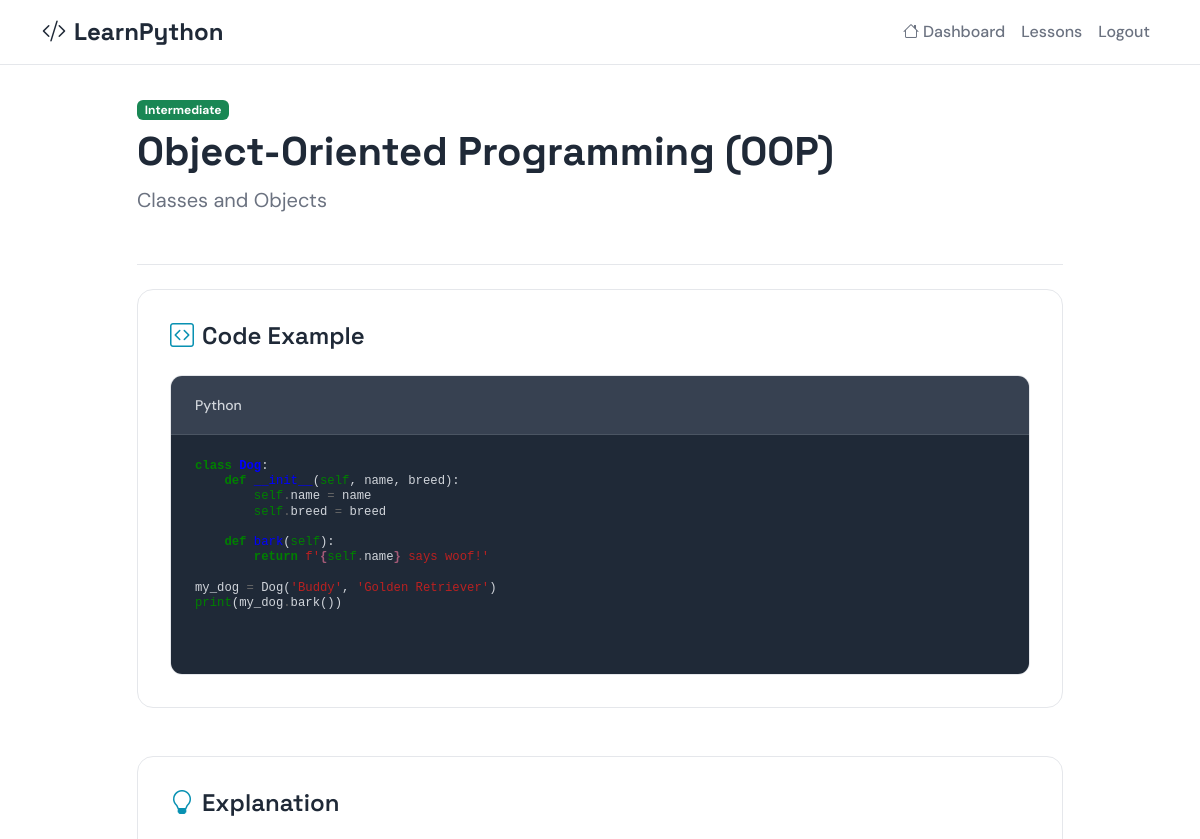
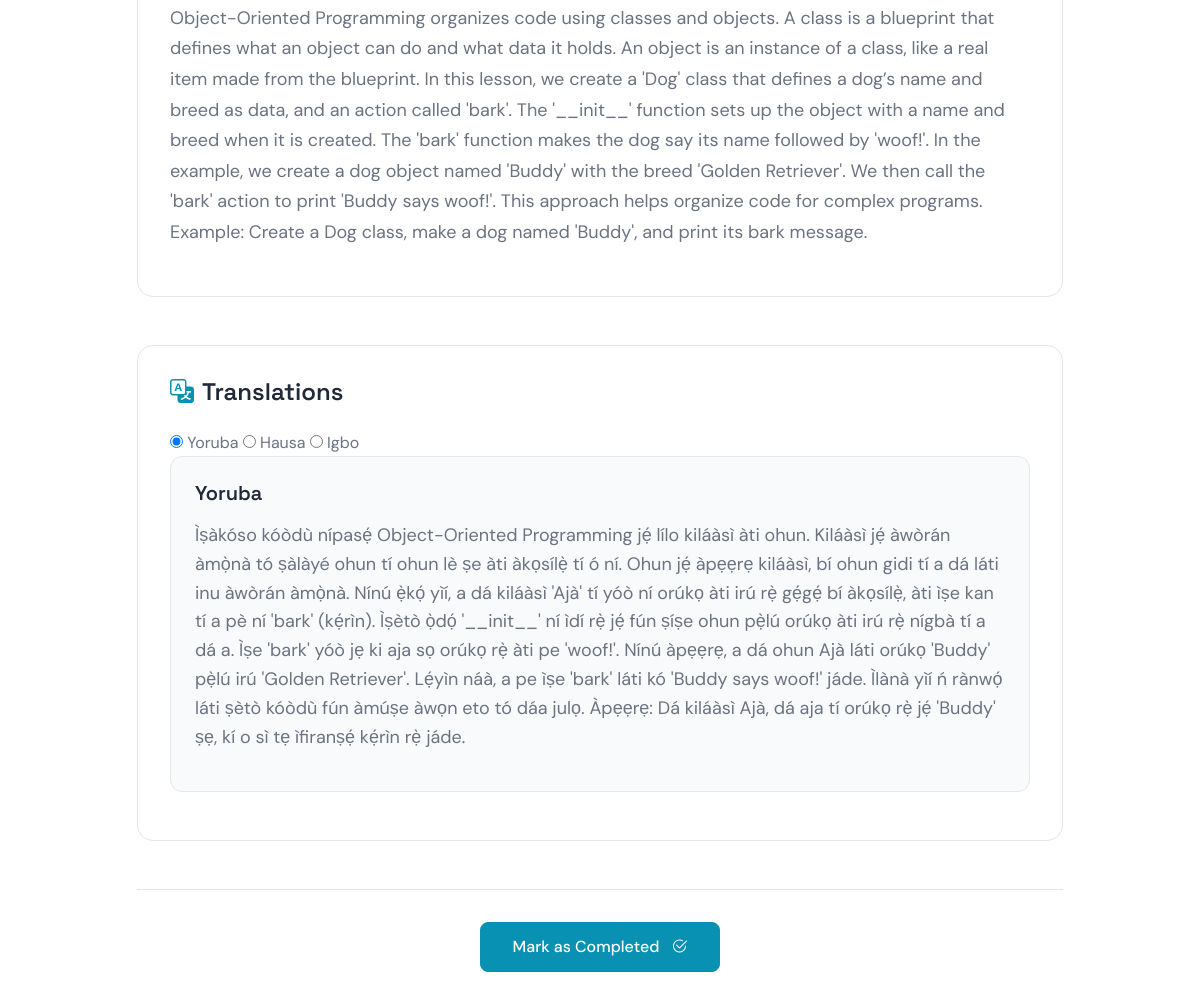
/courses/lesson/22/ (signed in), run on the app's committed database (2 pictures, top to bottom).
### lesson/models.py (models this page shows, shortened)
class Lesson(models.Model):
    DIFFICULTY_CHOICES = [
        ('1', 'Beginner'),
        ('2', 'Intermediate'),
        ('3', 'Advanced'),
    ]
    topic = models.CharField(max_length=100)       # e.g. "Introduction to Python"
    subtopic = models.CharField(max_length=100)    # e.g. "Variables"
    code_example = models.TextField()              # Python code snippet
    code_explanation = models.TextField()          # "What this code does"
    difficulty_level = models.CharField(
        max_length=50,
        choices=DIFFICULTY_CHOICES,
        default='1',
        help_text="The difficulty level of the lesson."
    )
    created_at = models.DateTimeField(auto_now_add=True)
    class Meta:
        ordering = ["topic", "subtopic"]

class LessonTranslation(models.Model):
    LANG_CHOICES = [
        ("en", "English"),
        ("yo", "Yoruba"),
        ("ig", "Igbo"),
        ("ha", "Hausa"),
    ]
    lesson = models.ForeignKey(Lesson, related_name="translations", on_delete=models.CASCADE)
    language = models.CharField(max_length=10, choices=LANG_CHOICES)
    concept_text = models.TextField()              # Explanation in native language
    audio = CloudinaryField('audio', resource_type='video', blank=True, null=True, help_text="Lesson content translation audio")
    class Meta:
        unique_together = ("lesson", "language")

### lesson/views.py (the view)
# urls.py: path('lesson/<int:lesson_id>/', views.lesson_detail_view, name='lesson_detail'),
def lesson_detail_view(request, lesson_id):
    lesson = get_object_or_404(Lesson, pk=lesson_id)
    is_completed = lesson.progress.filter(user=request.user, completed=True).exists()
    context = {
        "lesson": lesson,
        "is_completed": is_completed,
    }
    return render(request, "lessons/lesson_detail.html", context)

### lesson/templatetags/pygment_tags.py (called while the page is built)
@register.filter
def pygmentize(code, language='python'):
    lexer = get_lexer_by_name(language)
    formatter = HtmlFormatter()
    return highlight(code, lexer, formatter)

### templates/lessons/lesson_detail.html (shortened to what this page needs)
{% extends 'base.html' %}
{% load pygment_tags %}
{% block content %}
    <nav class="navbar navbar-expand-lg navbar-light fixed-top">
        <div class="container">
            <a class="navbar-brand" href="{% url 'user:dashboard' %}">
                <i class="bi bi-code-slash me-2"></i>LearnPython
            </a>
            <div class="collapse navbar-collapse" id="navbarNav">
                <ul class="navbar-nav ms-auto">
                    <li class="nav-item">
                        <a class="nav-link" href="{% url 'user:dashboard' %}">
                            <i class="bi bi-house me-1"></i>Dashboard
                        </a>
                    </li>
                    <li class="nav-item">
                        <a class="nav-link" href="#lessons">Lessons</a>
                    </li>
                    <li class="nav-item">
                        <a class="nav-link" href="{% url 'account_logout' %}">Logout</a>
                    </li>
                </ul>
            </div>
        </div>
    </nav>
    <div class="container py-5 mt-5">
        <div class="row">
            <div class="col-lg-10 mx-auto">
                <div class="lesson-header mb-4">
                    <div class="d-flex justify-content-between align-items-start mb-3">
                        <div>
                            <span class="badge bg-success mb-2">{{ lesson.get_difficulty_level_display }}</span>
                            <h1 class="lesson-detail-title">{{ lesson.topic }}</h1>
                            <p class="lesson-detail-subtitle">{{ lesson.subtopic }}</p>
                        </div>
                    </div>
                </div>
                <div class="lesson-section mb-5">
                    <h3 class="section-heading">
                        <i class="bi bi-code-square me-2"></i>Code Example
                    </h3>
                    <div class="code-container">
                        <div class="code-header">
                            <span class="code-title">Python</span>
                        </div>
                        <pre class="code-content"><code class="language-python">{% autoescape off %}{{ lesson.code_example|pygmentize:'python' }}{% endautoescape %}</code></pre>
                    </div>
                </div>
                <div class="lesson-section mb-5">
                    <h3 class="section-heading">
                        <i class="bi bi-lightbulb me-2"></i>Explanation
                    </h3>
                    <div class="explanation-content">
                        <p>{{ lesson.code_explanation }}</p>
                    </div>
                </div>
                <div class="lesson-section">
                    <h3 class="section-heading">
                        <i class="bi bi-translate me-2"></i>Translations
                    </h3>
                    <div class="translation-tabs">
                        <input type="radio" name="language" id="lang-yo" value="yo" checked>
                        <label for="lang-yo">Yoruba</label>
                        <input type="radio" name="language" id="lang-ha" value="ha">
                        <label for="lang-ha">Hausa</label>
                        <input type="radio" name="language" id="lang-ig" value="ig">
                        <label for="lang-ig">Igbo</label>
                    </div>
                    <div class="translation-content">
                    {% for translation in lesson.translations.all %}
                        <div class="translation-card" data-language="{{ translation.language|lower }}">
                            <div class="translation-header d-flex justify-content-between align-items-center">
                                <h4 class="translation-title">{{ translation.get_language_display }}</h4>
                            </div>
                            <div class="translation-text mt-3">
                                <p>{{ translation.concept_text }}</p>
                            </div>
                        </div>
                    {% empty %}
                        <div class="empty-state text-center py-5">
                            <i class="bi bi-translate display-4 text-muted"></i>
                            <p class="mt-3 text-muted">No translations available for this lesson.</p>
                        </div>
                    {% endfor %}
                </div>
            </div>
                <div class="lesson-navigation mt-5">
                    <div class="d-flex justify-content-center">
                        {% if is_completed %}
                            <a href="{% url 'user:dashboard' %}" class="btn btn-success">
                                 Completed <i class="bi bi-check2-circle ms-2"></i> Next
                            </a>
                        {% else %}
                            <form action="{% url 'user:complete_lesson' lesson.id %}" method="post">
                                <button type="submit" class="btn btn-primary">
                                    Mark as Completed <i class="bi bi-check2-circle ms-2"></i>
                                </button>
                            </form>
                        {% endif %}
                    </div>
                </div>
            </div>
        </div>
    </div>
{% endblock %}

### static/css/styles.css (style rules this page uses)
:root { --primary-color: #0891b2; --accent-color: #10b981; --text-primary: #1f2937; --text-secondary: #6b7280; --text-muted: #9ca3af; --background: #ffffff; --background-subtle: #f9fafb; --border-color: #e5e7eb; --font-heading: "Space Grotesk", sans-serif; --font-body: "DM Sans", sans-serif; --section-padding: 5rem 0; --container-padding: 2rem; }
body { font-family: var(--font-body); color: var(--text-secondary); line-height: 1.6; background-color: var(--background); }
h1, h2, h3, h4, h5, h6 { font-family: var(--font-heading); color: var(--text-primary); font-weight: 600; line-height: 1.2; }
.navbar { background-color: var(--background) !important; border-bottom: 1px solid var(--border-color); }
.navbar-brand { font-family: var(--font-heading); font-weight: 700; font-size: 1.5rem; color: var(--text-primary) !important; }
.nav-link { color: var(--text-secondary) !important; font-weight: 500; transition: color 0.2s ease; }
.btn-primary { background-color: var(--primary-color); border-color: var(--primary-color); font-weight: 500; padding: 0.75rem 2rem; border-radius: 0.5rem; transition: all 0.2s ease; }
.code-header { background-color: #374151; padding: 1rem 1.5rem; border-bottom: 1px solid #4b5563; }
.code-title { color: #d1d5db; font-size: 0.875rem; font-weight: 500; }
.code-content { padding: 1.5rem; margin: 0; background-color: var(--text-primary); color: #d1d5db; font-family: "Monaco", "Menlo", monospace; font-size: 0.875rem; line-height: 1.6; }
.lesson-header { border-bottom: 1px solid var(--border-color); padding-bottom: 2rem; }
.lesson-detail-title { font-size: 2.5rem; font-weight: 700; color: var(--text-primary); margin-bottom: 0.5rem; }
.lesson-detail-subtitle { font-size: 1.25rem; color: var(--text-secondary); margin-bottom: 0; }
.lesson-section { background-color: var(--background); border: 1px solid var(--border-color); border-radius: 1rem; padding: 2rem; }
.section-heading { font-size: 1.5rem; font-weight: 600; color: var(--text-primary); margin-bottom: 1.5rem; display: flex; align-items: center; }
.section-heading i { color: var(--primary-color); }
.code-container { border-radius: 0.75rem; overflow: hidden; border: 1px solid var(--border-color); }
.explanation-content { font-size: 1.125rem; line-height: 1.7; color: var(--text-secondary); }
.translation-card { background-color: var(--background-subtle); border: 1px solid var(--border-color); border-radius: 0.75rem; padding: 1.5rem; margin-bottom: 1rem; }
.translation-header { display: flex; justify-content: between; align-items: center; margin-bottom: 1rem; }
.translation-title { font-size: 1.25rem; font-weight: 600; color: var(--text-primary); margin-bottom: 0; }
.translation-text { font-size: 1.125rem; line-height: 1.6; color: var(--text-secondary); }
.lesson-navigation { border-top: 1px solid var(--border-color); padding-top: 2rem; }

### static/css/pygments_style.css (style rules this page uses)
pre { line-height: 125%; }
.k { color: #008000; font-weight: bold }
.o { color: #666 }
.nb { color: #008000 }
.nc { color: #00F; font-weight: bold }
.nf { color: #00F }
.w { color: #BBB }
.sa { color: #BA2121 }
.si { color: #A45A77; font-weight: bold }
.s1 { color: #BA2121 }
.bp { color: #008000 }
.fm { color: #00F }

### data on the page
Lesson: difficulty_level "Intermediate", topic "Object-Oriented Programming (OOP)", subtopic "Classes and Objects", code_example|pygmentize "class : def ( self , name , breed ): self . name = name self . breed = breed def ( self ): return f ' { self . name } says woof!' my_dog = Dog ( 'Buddy' , 'Golden Retriever' ) print ( my_dog . bark ())", code_explanation "Object-Oriented Programming organizes code using classes and objects. A class is a blueprint that defines what an object can do and what data it holds. An object is an instance of a class, like a real item made from the blueprint. In this lesson, we create a 'Dog' class that defines a dog’s name and breed as data, and an action called 'bark'. The '__init__' function sets up the object with a name and breed when it is created. The 'bark' function makes the dog say its name followed by 'woof!'. In the example, we create a dog object named 'Buddy' with the breed 'Golden Retriever'. We then call the 'bark' action to print 'Buddy says woof!'. This approach helps organize code for complex…"
